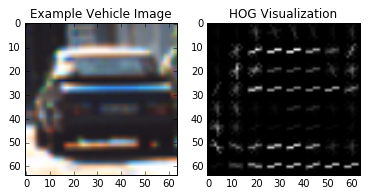
#> input picture images/hog1.png, 378 x 195 px
$ python -i vehicleDetectUtil.py   (imports and definitions only)   (older library calls are emulated)
#> lines starting #> are read from the running program, lines starting #| are printed output that depends on the picture
import numpy as np
import cv2
from skimage.feature import hog

# Create thresholded binary image
def makeGrayImg(img, mask=None, clrspaceOrigin='BGR', colorspace='RGB', useChannel=0):
    '''
    Returns a grey image based on the following inputs
    - mask
    - choice of color space
    - choice of channel(s) to use
    '''
    # color space conversion
    if clrspaceOrigin == 'BGR':
        if colorspace != 'BGR':
            if colorspace == 'HSV':
                cvt_img = cv2.cvtColor(img, cv2.COLOR_BGR2HSV)
            elif colorspace == 'LUV':
                cvt_img = cv2.cvtColor(img, cv2.COLOR_BGR2LUV)
            elif colorspace == 'HLS':
                cvt_img = cv2.cvtColor(img, cv2.COLOR_BGR2HLS)
            elif colorspace == 'YUV':
                cvt_img = cv2.cvtColor(img, cv2.COLOR_BGR2YUV)
            elif colorspace == 'RGB':
                cvt_img = cv2.cvtColor(img, cv2.COLOR_BGR2RGB)
            elif colorspace == 'YCrCb':
                cvt_img = cv2.cvtColor(img, cv2.COLOR_BGR2YCR_CB)
        else: cvt_img = np.copy(img)
    # it's RGB otherwise
    else:
        if colorspace != 'RGB':
            if colorspace == 'HSV':
                cvt_img = cv2.cvtColor(img, cv2.COLOR_RGB2HSV)
            elif colorspace == 'LUV':
                cvt_img = cv2.cvtColor(img, cv2.COLOR_RGB2LUV)
            elif colorspace == 'HLS':
                cvt_img = cv2.cvtColor(img, cv2.COLOR_RGB2HLS)
            elif colorspace == 'YUV':
                cvt_img = cv2.cvtColor(img, cv2.COLOR_RGB2YUV)
            elif colorspace == 'BGR':
                cvt_img = cv2.cvtColor(img, cv2.COLOR_RGB2BGR)
            elif colorspace == 'YCrCb':
                cvt_img = cv2.cvtColor(img, cv2.COLOR_RGB2YCR_CB)
        else: cvt_img = np.copy(img)

    # isolate channel
    if colorspace != 'GRAY':
        cvt_img = cvt_img[:,:,useChannel]

    # apply image mask
    if mask is not None:
        imgMask = np.zeros_like(cvt_img)
        ignore_mask_color = 255
        # filling pixels inside the polygon defined by "vertices" with the fill color
        cv2.fillPoly(imgMask, mask, ignore_mask_color)
        # returning the image only where mask pixels are nonzero
        cvt_img = cv2.bitwise_and(cvt_img, imgMask)
    return cvt_img


# [265 lines left out: functions convertClrSpace, scaleImgValues, writeImg, get_spatial_features, get_colorHist_features, get_hog_features and 8 more, not called in this run]

>>> import cv2
>>> picture = cv2.imread('images/hog1.png')
#> picture is the input picture: shape (195, 378, 3); mean B, G, R 121.3, 120.3, 120.4
>>> result = makeGrayImg(picture)
#> in makeGrayImg, `cvt_img = cvt_img[:,:,useChannel]`:
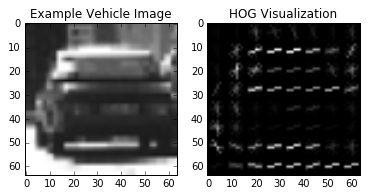
#> cvt_img: shape (195, 378); min 0, max 255, mean 120.4

$ run again, on images/hog2.png
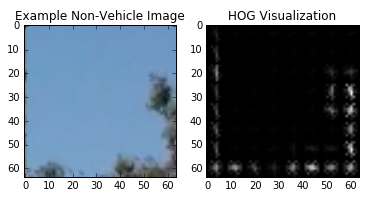
#> input picture images/hog2.png, 368 x 198 px
#> picture is the input picture: shape (198, 368, 3); mean B, G, R 145.1, 133.9, 122.2
#> in makeGrayImg, `cvt_img = cvt_img[:,:,useChannel]`:
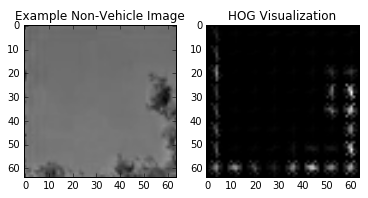
#> cvt_img: shape (198, 368); min 0, max 255, mean 122.2
